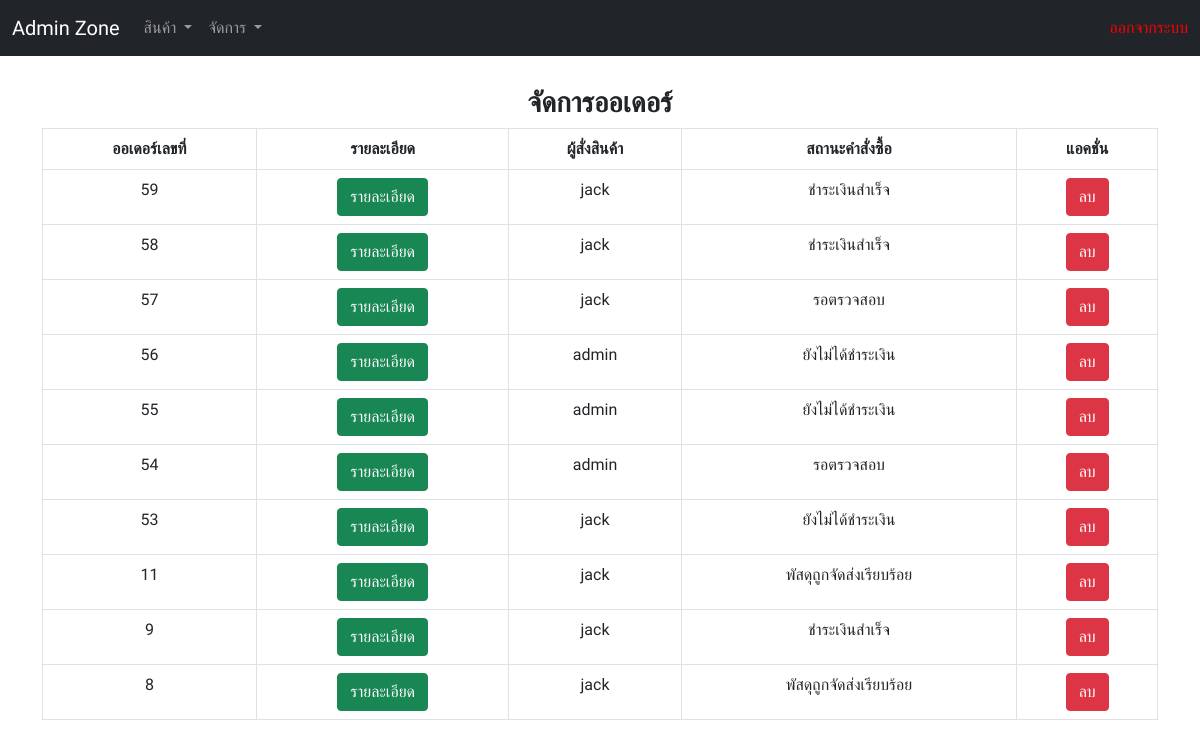
Screenshot of /ShoesWebapp/mange_order.php (signed in) with the database file from the repository.
### tables this page shows
CREATE TABLE `order_head` (
  `order_id` int(255) NOT NULL,
  `order_name` varchar(255) NOT NULL,
  `order_address` varchar(255) NOT NULL,
  `order_email` varchar(255) NOT NULL,
  `order_phone` int(255) NOT NULL,
  `order_total` int(255) NOT NULL,
  `order_status` varchar(255) NOT NULL,
  `order_owner` varchar(255) NOT NULL
);

### ShoesWebapp/mange_order.php (the view, shortened to what this page needs)
<?php
    include_once 'database.php';
    $sql = "SELECT * FROM order_head ORDER BY order_head . order_id DESC";
    $result = mysqli_query($conn,$sql);
    if(!$_SESSION['Status'] == "Admin") {
        header("Location: index.php");
    }
    else {
?>
<!DOCTYPE html>
<html lang="en">
<head>
    <link href="https://cdn.jsdelivr.net/npm/bootstrap@5.0.2/dist/css/bootstrap.min.css" rel="stylesheet">
    <link rel='stylesheet' href='https://use.fontawesome.com/releases/v5.3.1/css/all.css'>
    <link rel="stylesheet" href="./css/style.css">
</head>
<body>
<nav class="navbar navbar-expand-lg navbar-dark  bg-dark">
    <div class="container-fluid">
        <a class="navbar-brand" href="./admin.php">Admin Zone</a>
        <div class="collapse navbar-collapse" id="navbarSupportedContent">
        <ul class="navbar-nav me-auto mb-2 mb-lg-0">
            <li class="nav-item dropdown">
                <a class="nav-link dropdown-toggle" href="#" id="navbarDropdown" role="button" data-bs-toggle="dropdown" aria-expanded="false">
                    สินค้า
                </a>
            </li>
            <li class="nav-item dropdown">
                <a class="nav-link dropdown-toggle" href="#" id="navbarDropdown" role="button" data-bs-toggle="dropdown" aria-expanded="false">
                    จัดการ
                </a>
            </li>
        </ul>
        <form class="d-flex">
                <a href="index.php?logout='1'" style="color: red;"><span>ออกจากระบบ</span></a>
        </form>
        </div>
    </div>
    </nav>
    <section>
        <div class="container">
            <div class="row">
                <form action="" method="POST">
                    <table class="table table-bordered">
                        <center><h3><b>จัดการออเดอร์</b></h3></center>
                        <tr>
                            <td align='center'><b>ออเดอร์เลขที่</b></td>
                            <td align='center'><b>รายละเอียด</b></td>
                            <td align='center'><b>ผู้สั่งสินค้า</b></td>
                            <td align='center'><b>สถานะคำสั่งซื้อ</b></td>
                            <td align='center'><b>แอคชั่น</b></td>
                        </tr>
                        <?php
                            while($row = mysqli_fetch_array($result, MYSQLI_ASSOC)){
                        ?>
                        <tr>
                            <td align='center'><?php echo $row['order_id']; ?></td>
                            <td align='center'><a class="btn btn-success" href="order_detail_admin.php?order_id=<?php echo $row['order_id'];?>">รายละเอียด</a></td>
                            <td align='center'><?php echo $row['order_owner'];?></td>
                            <td align='center'><?php echo $row['order_status'];?></td>
                            <td align='center'><a class="btn btn-danger" href='mange_order.php?order_id=<?php echo $row['order_id']; ?>&act=remove'>ลบ</a></td>
                        </tr>
                        <?php
                            }
                        ?>
                    </table>
                </form>
            </div>
        </div>
    </section>
</body>
</html>
<?php
    }
?>

### ShoesWebapp/css/style.css (style rules this page uses)
* { margin: 0; padding: 0; box-sizing: border-box; font-family: "Prompt", sans-serif; }
a { text-decoration: none; }
section { margin-top: 30px; margin-bottom: 30px; }
.nav-link { text-decoration: none; color: white; }

### rows the page displays
order_head: order_id "59", order_owner "jack", order_status "ชำระเงินสำเร็จ"
order_head: order_id "58", order_owner "jack", order_status "ชำระเงินสำเร็จ"
order_head: order_id "57", order_owner "jack", order_status "รอตรวจสอบ"
order_head: order_id "56", order_owner "admin", order_status "ยังไม่ได้ชำระเงิน"
order_head: order_id "55", order_owner "admin", order_status "ยังไม่ได้ชำระเงิน"
order_head: order_id "54", order_owner "admin", order_status "รอตรวจสอบ"
order_head: order_id "53", order_owner "jack", order_status "ยังไม่ได้ชำระเงิน"
order_head: order_id "11", order_owner "jack", order_status "พัสดุถูกจัดส่งเรียบร้อย"
order_head: order_id "9", order_owner "jack", order_status "ชำระเงินสำเร็จ"
order_head: order_id "8", order_owner "jack", order_status "พัสดุถูกจัดส่งเรียบร้อย"
